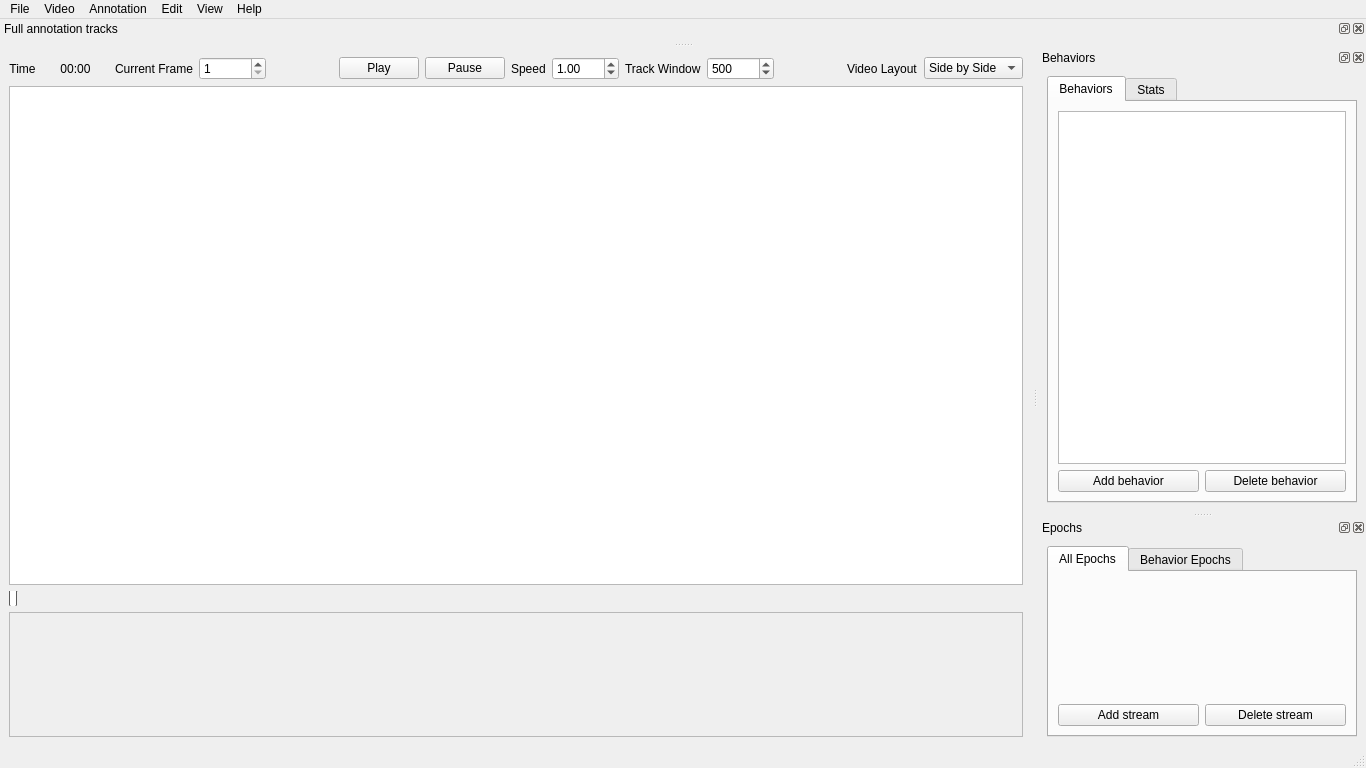
<?xml version="1.0" encoding="UTF-8"?>
<ui version="4.0">
 <class>MainWindow</class>
 <widget class="QMainWindow" name="MainWindow">
  <property name="geometry">
   <rect>
    <x>0</x>
    <y>0</y>
    <width>1366</width>
    <height>768</height>
   </rect>
  </property>
  <property name="windowTitle">
   <string>MainWindow</string>
  </property>
  <widget class="QWidget" name="centralwidget">
   <property name="sizePolicy">
    <sizepolicy hsizetype="Preferred" vsizetype="Preferred">
     <horstretch>1</horstretch>
     <verstretch>0</verstretch>
    </sizepolicy>
   </property>
   <layout class="QHBoxLayout" name="horizontalLayout_2" stretch="2">
    <item>
     <layout class="QVBoxLayout" name="display_layout" stretch="1,16,0,4">
      <item>
       <layout class="QHBoxLayout" name="horizontalLayout_12" stretch="0,1,0,1,1,0,0,0,1,0,1,1,0,1">
        <item>
         <widget class="QLabel" name="label_4">
          <property name="text">
           <string>Time</string>
          </property>
          <property name="textFormat">
           <enum>Qt::PlainText</enum>
          </property>
          <property name="scaledContents">
           <bool>false</bool>
          </property>
          <property name="alignment">
           <set>Qt::AlignCenter</set>
          </property>
          <property name="textInteractionFlags">
           <set>Qt::NoTextInteraction</set>
          </property>
         </widget>
        </item>
        <item>
         <widget class="QLabel" name="time_label">
          <property name="text">
           <string>00:00</string>
          </property>
          <property name="textFormat">
           <enum>Qt::MarkdownText</enum>
          </property>
          <property name="alignment">
           <set>Qt::AlignCenter</set>
          </property>
         </widget>
        </item>
        <item>
         <widget class="QLabel" name="label_2">
          <property name="text">
           <string>Current Frame</string>
          </property>
         </widget>
        </item>
        <item>
         <widget class="QSpinBox" name="curframe_spinBox">
          <property name="minimum">
           <number>1</number>
          </property>
          <property name="maximum">
           <number>1000</number>
          </property>
         </widget>
        </item>
        <item>
         <spacer name="horizontalSpacer">
          <property name="orientation">
           <enum>Qt::Horizontal</enum>
          </property>
          <property name="sizeHint" stdset="0">
           <size>
            <width>40</width>
            <height>20</height>
           </size>
          </property>
         </spacer>
        </item>
        <item>
         <widget class="QPushButton" name="play_button">
          <property name="text">
           <string>Play</string>
          </property>
         </widget>
        </item>
        <item>
         <widget class="QPushButton" name="pause_button">
          <property name="text">
           <string>Pause</string>
          </property>
         </widget>
        </item>
        <item>
         <widget class="QLabel" name="label_3">
          <property name="text">
           <string>Speed</string>
          </property>
         </widget>
        </item>
        <item>
         <widget class="PlaySpeedSpinBox" name="speed_doubleSpinBox">
          <property name="minimum">
           <double>-10.000000000000000</double>
          </property>
          <property name="maximum">
           <double>10.000000000000000</double>
          </property>
          <property name="singleStep">
           <double>0.100000000000000</double>
          </property>
          <property name="value">
           <double>1.000000000000000</double>
          </property>
         </widget>
        </item>
        <item>
         <widget class="QLabel" name="label">
          <property name="text">
           <string>Track Window</string>
          </property>
         </widget>
        </item>
        <item>
         <widget class="QSpinBox" name="track_window_spinbox">
          <property name="minimum">
           <number>1</number>
          </property>
          <property name="maximum">
           <number>1000</number>
          </property>
          <property name="value">
           <number>500</number>
          </property>
         </widget>
        </item>
        <item>
         <spacer name="horizontalSpacer_2">
          <property name="orientation">
           <enum>Qt::Horizontal</enum>
          </property>
          <property name="sizeHint" stdset="0">
           <size>
            <width>40</width>
            <height>20</height>
           </size>
          </property>
         </spacer>
        </item>
        <item>
         <widget class="QLabel" name="label_5">
          <property name="text">
           <string>Video Layout</string>
          </property>
         </widget>
        </item>
        <item>
         <widget class="QComboBox" name="video_layout_comboBox">
          <item>
           <property name="text">
            <string>Side by Side</string>
           </property>
          </item>
          <item>
           <property name="text">
            <string>Stacked</string>
           </property>
          </item>
         </widget>
        </item>
       </layout>
      </item>
      <item>
       <layout class="QHBoxLayout" name="video_layout" stretch="0">
        <item>
         <widget class="BehavVideoView" name="vid1_view"/>
        </item>
       </layout>
      </item>
      <item>
       <widget class="VideoSlider" name="video_slider">
        <property name="styleSheet">
         <string notr="true">QSlider::groove:horizontal {
    border: 0px solid #999999;
    height: 20px; /* the groove expands to the size of the slider by default. by giving it a height, it has a fixed size */
    margin-left: 3px;
	margin-right: 3px;
}
QSlider::handle:horizontal {
    background: #ffffff;
    border: 1px solid #5c5c5c;
    width: 6px;
    margin-left: -3px;
	margin-right:-3px;
    border-radius: 3px;
	subcontrol-origin: content;
}</string>
        </property>
        <property name="minimum">
         <number>1</number>
        </property>
        <property name="maximum">
         <number>1000</number>
        </property>
        <property name="value">
         <number>1</number>
        </property>
        <property name="orientation">
         <enum>Qt::Horizontal</enum>
        </property>
        <property name="tickPosition">
         <enum>QSlider::NoTicks</enum>
        </property>
       </widget>
      </item>
      <item>
       <widget class="QFrame" name="track_frame">
        <property name="sizePolicy">
         <sizepolicy hsizetype="Expanding" vsizetype="Expanding">
          <horstretch>0</horstretch>
          <verstretch>0</verstretch>
         </sizepolicy>
        </property>
        <property name="minimumSize">
         <size>
          <width>0</width>
          <height>0</height>
         </size>
        </property>
        <property name="frameShape">
         <enum>QFrame::StyledPanel</enum>
        </property>
        <property name="frameShadow">
         <enum>QFrame::Raised</enum>
        </property>
        <layout class="QHBoxLayout" name="horizontalLayout_10">
         <item>
          <layout class="QVBoxLayout" name="track_layout"/>
         </item>
        </layout>
       </widget>
      </item>
     </layout>
    </item>
   </layout>
  </widget>
  <widget class="QMenuBar" name="menubar">
   <property name="geometry">
    <rect>
     <x>0</x>
     <y>0</y>
     <width>1366</width>
     <height>22</height>
    </rect>
   </property>
   <widget class="QMenu" name="menuVideo">
    <property name="title">
     <string>Video</string>
    </property>
    <addaction name="actionOpen_video"/>
    <addaction name="actionAdd_seq"/>
    <addaction name="separator"/>
    <addaction name="actionRemove_video"/>
   </widget>
   <widget class="QMenu" name="menuAnnotation">
    <property name="title">
     <string>Annotation</string>
    </property>
    <addaction name="actionOpen_annotation"/>
    <addaction name="actionSave_annotation"/>
    <addaction name="actionNew_annotation"/>
    <addaction name="separator"/>
    <addaction name="actionOpen_config"/>
    <addaction name="actionSave_config"/>
    <addaction name="separator"/>
    <addaction name="actionAuto_save_annotation"/>
   </widget>
   <widget class="QMenu" name="menuFile">
    <property name="title">
     <string>File</string>
    </property>
    <addaction name="actionReset"/>
    <addaction name="separator"/>
    <addaction name="actionQuit"/>
   </widget>
   <widget class="QMenu" name="menuHelp">
    <property name="title">
     <string>Help</string>
    </property>
    <addaction name="actionAbout"/>
    <addaction name="actionHelp"/>
   </widget>
   <widget class="QMenu" name="menuWindows">
    <property name="title">
     <string>View</string>
    </property>
    <addaction name="actionFull_annotation"/>
    <addaction name="actionBehavior_table"/>
    <addaction name="actionEpoch_table"/>
    <addaction name="separator"/>
    <addaction name="actionTrack_epoch"/>
   </widget>
   <widget class="QMenu" name="menuEdit">
    <property name="title">
     <string>Edit</string>
    </property>
    <addaction name="actionMerge_behavior"/>
   </widget>
   <addaction name="menuFile"/>
   <addaction name="menuVideo"/>
   <addaction name="menuAnnotation"/>
   <addaction name="menuEdit"/>
   <addaction name="menuWindows"/>
   <addaction name="menuHelp"/>
  </widget>
  <widget class="QStatusBar" name="statusbar"/>
  <widget class="DockWidget" name="behav_table_dock">
   <property name="sizePolicy">
    <sizepolicy hsizetype="Preferred" vsizetype="Preferred">
     <horstretch>0</horstretch>
     <verstretch>0</verstretch>
    </sizepolicy>
   </property>
   <property name="minimumSize">
    <size>
     <width>328</width>
     <height>226</height>
    </size>
   </property>
   <property name="floating">
    <bool>false</bool>
   </property>
   <property name="features">
    <set>QDockWidget::DockWidgetClosable|QDockWidget::DockWidgetFloatable|QDockWidget::DockWidgetMovable</set>
   </property>
   <property name="allowedAreas">
    <set>Qt::LeftDockWidgetArea|Qt::RightDockWidgetArea</set>
   </property>
   <property name="windowTitle">
    <string>Behaviors</string>
   </property>
   <attribute name="dockWidgetArea">
    <number>2</number>
   </attribute>
   <widget class="QWidget" name="dockWidgetContents">
    <property name="sizePolicy">
     <sizepolicy hsizetype="MinimumExpanding" vsizetype="Preferred">
      <horstretch>0</horstretch>
      <verstretch>0</verstretch>
     </sizepolicy>
    </property>
    <layout class="QHBoxLayout" name="horizontalLayout_11">
     <item>
      <layout class="QVBoxLayout" name="control_layout" stretch="3">
       <property name="sizeConstraint">
        <enum>QLayout::SetFixedSize</enum>
       </property>
       <item>
        <widget class="TabWidget" name="annotation_tabs">
         <property name="acceptDrops">
          <bool>false</bool>
         </property>
         <property name="tabShape">
          <enum>QTabWidget::Rounded</enum>
         </property>
         <property name="currentIndex">
          <number>0</number>
         </property>
         <property name="movable">
          <bool>true</bool>
         </property>
         <widget class="QWidget" name="behav_tab">
          <attribute name="title">
           <string>Behaviors</string>
          </attribute>
          <layout class="QVBoxLayout" name="verticalLayout_2">
           <property name="sizeConstraint">
            <enum>QLayout::SetDefaultConstraint</enum>
           </property>
           <item>
            <widget class="GenericTableView" name="behavior_table">
             <property name="sizePolicy">
              <sizepolicy hsizetype="Expanding" vsizetype="Expanding">
               <horstretch>0</horstretch>
               <verstretch>0</verstretch>
              </sizepolicy>
             </property>
             <property name="horizontalScrollBarPolicy">
              <enum>Qt::ScrollBarAlwaysOff</enum>
             </property>
             <attribute name="horizontalHeaderMinimumSectionSize">
              <number>20</number>
             </attribute>
             <attribute name="verticalHeaderVisible">
              <bool>false</bool>
             </attribute>
            </widget>
           </item>
           <item>
            <layout class="QHBoxLayout" name="horizontalLayout">
             <item>
              <widget class="QPushButton" name="pushButton_2">
               <property name="text">
                <string>Add behavior</string>
               </property>
              </widget>
             </item>
             <item>
              <widget class="QPushButton" name="pushButton">
               <property name="text">
                <string>Delete behavior</string>
               </property>
              </widget>
             </item>
            </layout>
           </item>
          </layout>
         </widget>
         <widget class="QWidget" name="stats_tab">
          <attribute name="title">
           <string>Stats</string>
          </attribute>
          <layout class="QVBoxLayout" name="verticalLayout_3">
           <item>
            <widget class="GenericTableView" name="stats_table"/>
           </item>
          </layout>
         </widget>
        </widget>
       </item>
      </layout>
     </item>
    </layout>
   </widget>
  </widget>
  <widget class="DockWidget" name="epoch_dock">
   <property name="minimumSize">
    <size>
     <width>299</width>
     <height>150</height>
    </size>
   </property>
   <property name="allowedAreas">
    <set>Qt::LeftDockWidgetArea|Qt::RightDockWidgetArea</set>
   </property>
   <property name="windowTitle">
    <string>Epochs</string>
   </property>
   <attribute name="dockWidgetArea">
    <number>2</number>
   </attribute>
   <widget class="QWidget" name="dockWidgetContents_2">
    <layout class="QVBoxLayout" name="verticalLayout_4" stretch="0">
     <item>
      <widget class="QTabWidget" name="tabWidget">
       <property name="currentIndex">
        <number>0</number>
       </property>
       <property name="elideMode">
        <enum>Qt::ElideLeft</enum>
       </property>
       <widget class="QWidget" name="all_epoch">
        <attribute name="title">
         <string>All Epochs</string>
        </attribute>
        <layout class="QVBoxLayout" name="verticalLayout" stretch="1,0">
         <item>
          <layout class="QHBoxLayout" name="stream_table_layout">
           <property name="spacing">
            <number>0</number>
           </property>
           <property name="sizeConstraint">
            <enum>QLayout::SetDefaultConstraint</enum>
           </property>
          </layout>
         </item>
         <item>
          <layout class="QHBoxLayout" name="horizontalLayout_9">
           <property name="sizeConstraint">
            <enum>QLayout::SetDefaultConstraint</enum>
           </property>
           <item>
            <widget class="QPushButton" name="pushButton_4">
             <property name="text">
              <string>Add stream</string>
             </property>
            </widget>
           </item>
           <item>
            <widget class="QPushButton" name="pushButton_3">
             <property name="text">
              <string>Delete stream</string>
             </property>
            </widget>
           </item>
          </layout>
         </item>
        </layout>
       </widget>
       <widget class="QWidget" name="behavior_epoch">
        <attribute name="title">
         <string>Behavior Epochs</string>
        </attribute>
        <layout class="QHBoxLayout" name="horizontalLayout_4">
         <item>
          <layout class="QHBoxLayout" name="behav_epoch_table_layout">
           <property name="spacing">
            <number>0</number>
           </property>
          </layout>
         </item>
        </layout>
       </widget>
      </widget>
     </item>
    </layout>
   </widget>
  </widget>
  <widget class="DockWidget" name="tracks_dock">
   <property name="allowedAreas">
    <set>Qt::BottomDockWidgetArea|Qt::TopDockWidgetArea</set>
   </property>
   <property name="windowTitle">
    <string>Full annotation tracks</string>
   </property>
   <attribute name="dockWidgetArea">
    <number>4</number>
   </attribute>
   <widget class="QWidget" name="dockWidgetContents_4">
    <layout class="QVBoxLayout" name="verticalLayout_5">
     <property name="spacing">
      <number>3</number>
     </property>
     <property name="topMargin">
      <number>2</number>
     </property>
     <property name="bottomMargin">
      <number>2</number>
     </property>
     <item>
      <layout class="QVBoxLayout" name="full_tracks_layout"/>
     </item>
     <item>
      <layout class="QHBoxLayout" name="cur_behav_layout">
       <property name="leftMargin">
        <number>10</number>
       </property>
       <property name="rightMargin">
        <number>10</number>
       </property>
      </layout>
     </item>
    </layout>
   </widget>
  </widget>
  <action name="actionOpen_video">
   <property name="text">
    <string>Add video</string>
   </property>
  </action>
  <action name="actionOpen_config">
   <property name="enabled">
    <bool>false</bool>
   </property>
   <property name="text">
    <string>Open config</string>
   </property>
  </action>
  <action name="actionSave_config">
   <property name="enabled">
    <bool>false</bool>
   </property>
   <property name="text">
    <string>Save config</string>
   </property>
  </action>
  <action name="actionOpen_annotation">
   <property name="text">
    <string>Open annotation</string>
   </property>
  </action>
  <action name="actionSave_annotation">
   <property name="enabled">
    <bool>false</bool>
   </property>
   <property name="text">
    <string>Save annotation</string>
   </property>
  </action>
  <action name="actionAbout">
   <property name="text">
    <string>About</string>
   </property>
  </action>
  <action name="actionNew_annotation">
   <property name="text">
    <string>New annotation</string>
   </property>
  </action>
  <action name="actionNew_config">
   <property name="text">
    <string>New config</string>
   </property>
  </action>
  <action name="actionFull_annotation">
   <property name="checkable">
    <bool>true</bool>
   </property>
   <property name="checked">
    <bool>true</bool>
   </property>
   <property name="text">
    <string>Full annotation</string>
   </property>
  </action>
  <action name="actionBehavior_table">
   <property name="checkable">
    <bool>true</bool>
   </property>
   <property name="checked">
    <bool>true</bool>
   </property>
   <property name="text">
    <string>Behavior table</string>
   </property>
  </action>
  <action name="actionEpoch_table">
   <property name="checkable">
    <bool>true</bool>
   </property>
   <property name="checked">
    <bool>true</bool>
   </property>
   <property name="text">
    <string>Epoch table</string>
   </property>
  </action>
  <action name="actionRemove_video">
   <property name="text">
    <string>Remove video/seq</string>
   </property>
  </action>
  <action name="actionQuit">
   <property name="text">
    <string>Quit</string>
   </property>
  </action>
  <action name="actionReset">
   <property name="text">
    <string>Reset</string>
   </property>
  </action>
  <action name="actionTips">
   <property name="text">
    <string>Tips</string>
   </property>
  </action>
  <action name="actionAdd_seq">
   <property name="text">
    <string>Add seq</string>
   </property>
  </action>
  <action name="actionTrack_epoch">
   <property name="checkable">
    <bool>true</bool>
   </property>
   <property name="checked">
    <bool>true</bool>
   </property>
   <property name="text">
    <string>Track epoch</string>
   </property>
  </action>
  <action name="actionHelp">
   <property name="text">
    <string>Help</string>
   </property>
  </action>
  <action name="actionMerge_behaviors">
   <property name="text">
    <string>Merge behaviors</string>
   </property>
  </action>
  <action name="actionAuto_save_annotation">
   <property name="checkable">
    <bool>true</bool>
   </property>
   <property name="checked">
    <bool>true</bool>
   </property>
   <property name="text">
    <string>Auto save annotation</string>
   </property>
  </action>
  <action name="actionMerge_behavior">
   <property name="text">
    <string>Merge behavior</string>
   </property>
  </action>
 </widget>
 <customwidgets>
  <customwidget>
   <class>PlaySpeedSpinBox</class>
   <extends>QDoubleSpinBox</extends>
   <header>.widgets</header>
  </customwidget>
  <customwidget>
   <class>GenericTableView</class>
   <extends>QTableView</extends>
   <header>.dataview</header>
  </customwidget>
  <customwidget>
   <class>TabWidget</class>
   <extends>QTabWidget</extends>
   <header>.widgets</header>
   <container>1</container>
  </customwidget>
  <customwidget>
   <class>VideoSlider</class>
   <extends>QSlider</extends>
   <header>.widgets</header>
  </customwidget>
  <customwidget>
   <class>BehavVideoView</class>
   <extends>QGraphicsView</extends>
   <header>.widgets</header>
  </customwidget>
  <customwidget>
   <class>DockWidget</class>
   <extends>QDockWidget</extends>
   <header>.widgets</header>
   <container>1</container>
  </customwidget>
 </customwidgets>
 <resources/>
 <connections/>
</ui>
